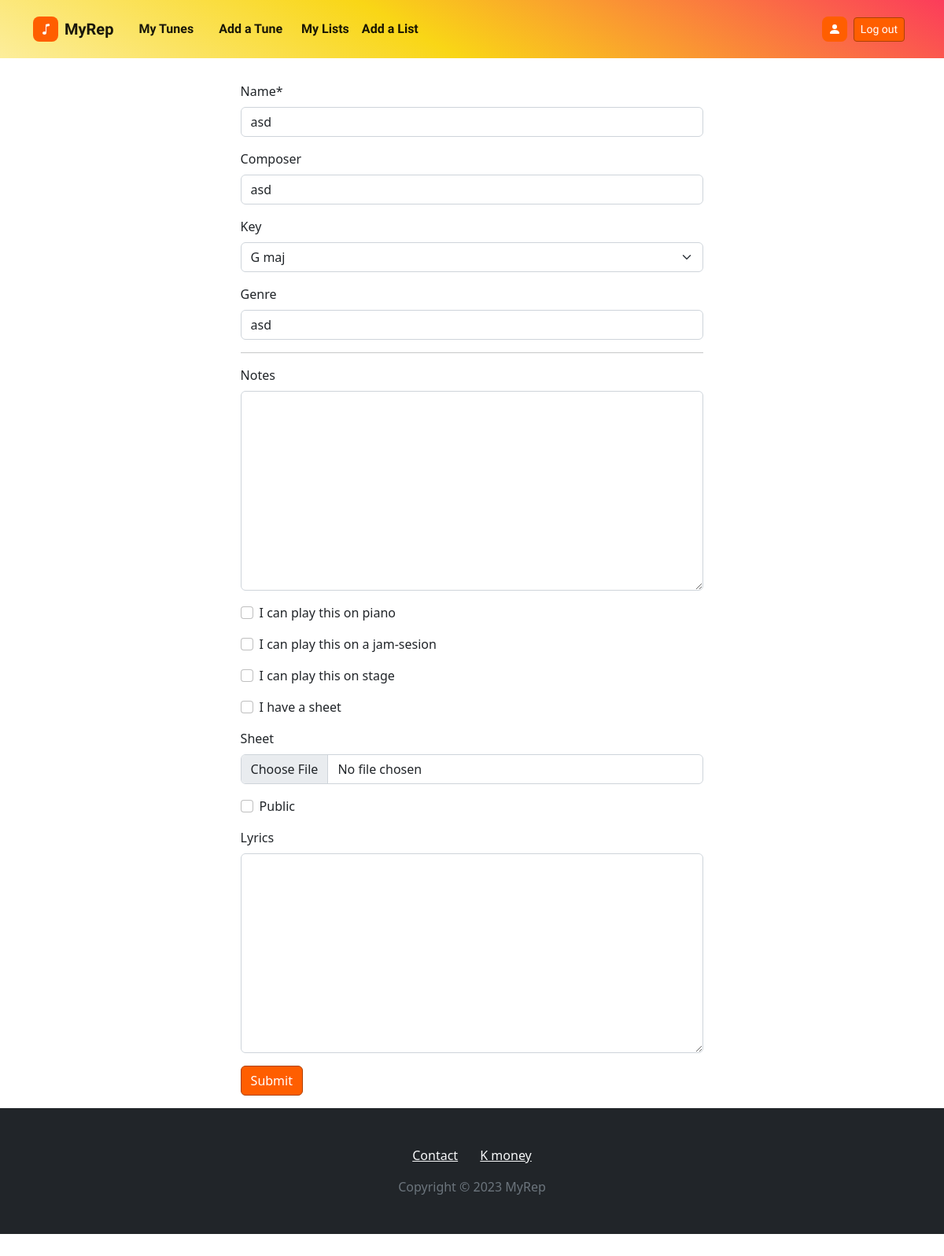
Screenshot of /tunes/copy/27/ (signed in) with the database file from the repository.
### tunes/models.py (models this page shows, shortened)
class Tune(models.Model):
    KEY_CHOICHES = (
        ('C maj','C maj'), ('G maj','G maj'), ('D maj','D maj'), ('A maj','A maj'), ('E maj','E maj'), ('F maj','F maj'),
        ('B maj','B maj'), ('Cb maj','Cb maj'), ('Gb maj','Gb maj'), ('F# maj','F# maj'), ('Db maj','Db maj'),
        ('C# maj','C# maj'), ('Ab maj','Ab maj'), ('Eb maj','Eb maj'), ('Bb maj','Bb maj')
    )
    name = models.CharField(max_length=100)
    composer = models.CharField(max_length=100, null=True, blank=True)
    key = models.CharField(max_length=15, null=True, blank=True, choices=KEY_CHOICHES)
    genre = models.CharField(max_length=100, null=True, blank=True)

### tunes/views.py (the view, shortened to what this page needs)
# urls.py: path('tunes/copy/<int:pk>/', copy_tune_view, name='tunes-copy-view'),
@login_required
def copy_tune_view(request, pk):
    tune = get_object_or_404(Tune, id=pk)
    form1 = TuneForm(request.POST or None, instance=tune)
    form2 = UserTuneForm(request.POST or None, request.FILES or None)
    context = {
        'form1' : form1,
        'form2' : form2
    }
    return render(request, 'pages/tune_create_update.html', context)

### tunes/forms.py
class TuneForm(forms.ModelForm):
    class Meta:
        model = Tune
        fields = ('name', 'composer', 'key', 'genre')
    def __init__(self, *args, **kwargs):
        super().__init__(*args, **kwargs)
        self.helper = FormHelper()
        self.helper.form_tag = False
        self.helper.disable_csrf = True
        self.helper.layout = Layout(
        )

class UserTuneForm(forms.ModelForm):
    class Meta:
        model = UserTune
        fields = ('notes', 'playonpiano', 'playonjamsession', 'playonstage', 'havesheet', 'sheet','public','lyrics')
        labels = {
        "playonpiano": "I can play this on piano",
        'playonjamsession': 'I can play this on a jam-sesion',
        'playonstage': 'I can play this on stage',
        'havesheet': 'I have a sheet'
    }
    def __init__(self, *args, **kwargs):
        super().__init__(*args, **kwargs)
        self.helper = FormHelper()
        self.helper.form_tag = False
        self.helper.disable_csrf = True
        self.helper.layout = Layout(
        )
        self.helper.add_input(Submit('submit', 'Submit'))

### accounts/models.py (called while the page is built)
    @property
    def is_active(self):
        return self.active

### templates/pages/tune_create_update.html (shortened to what this page needs)
{% extends 'main/main.html' %}
{% load crispy_forms_tags %}
{% block content %}
<div style='margin-right: 10%; margin-left: 10%'>
<form method='POST' enctype="multipart/form-data">
    {% crispy form1 %}
    <hr>
    {% crispy form2 %}
</form>
</div>
{% endblock content %}

### rows the page displays
Tune: name "asd", composer "asd", key "G maj", genre "asd"
